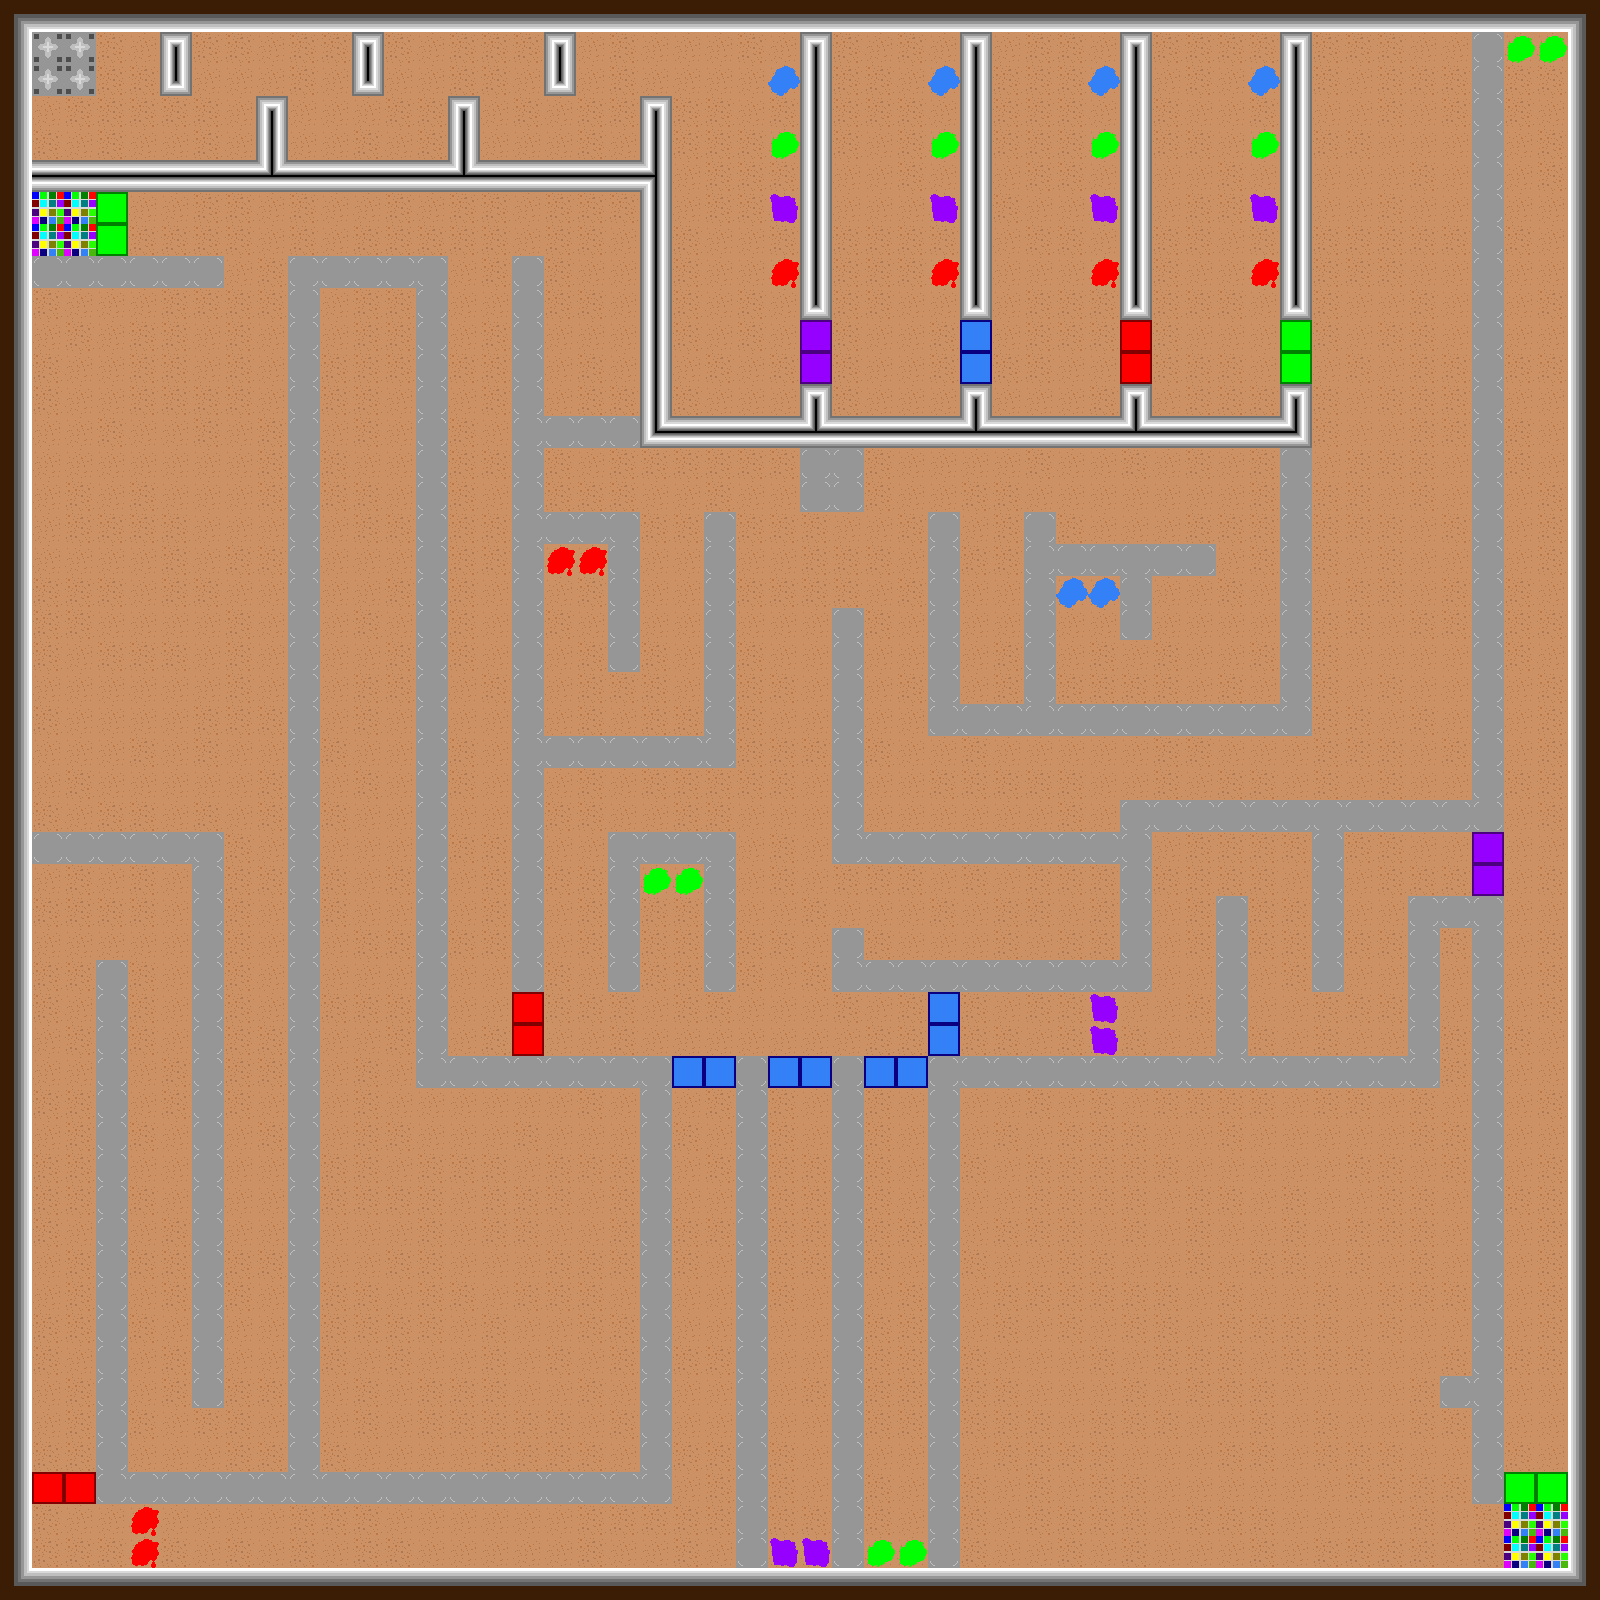

The image is a tile-based game level rendered from a .tmx file. Its description and source (layers, tilesets, objects; grid data summarised) follow:
An orthogonal 50x50 tile map with 32x32 px tiles, 11 tile layers (Floor, Collisions, RedTiles, RedPuddle, ...), 10 tilesets.

<map version="1.5" tiledversion="1.7.2" orientation="orthogonal" renderorder="right-down" width="50" height="50" tilewidth="32" tileheight="32" infinite="0" nextlayerid="16" nextobjectid="33">
 <tileset firstgid="1" name="Tiles" tilewidth="64" tileheight="64" tilecount="1196" columns="46">
  <image source="../tiles.png" width="2944" height="1664" />
 </tileset>
 <tileset firstgid="1197" name="TilesTryTwo" tilewidth="128" tileheight="128" tilecount="299" columns="23">
  <image source="../tiles.png" width="2944" height="1664" />
  <tile id="135" probability="0.25" />
  <tile id="136" probability="0.25" />
  <tile id="137" probability="0.25" />
  <wangsets>
   <wangset name="d" type="corner" tile="-1">
    <wangcolor name="dirt" color="#ff0000" tile="-1" probability="1" />
    <wangcolor name="grass" color="#00ff00" tile="-1" probability="1" />
    <wangcolor name="sand" color="#0000ff" tile="-1" probability="1" />
    <wangcolor name="rock" color="#ff7700" tile="-1" probability="1" />
    <wangtile tileid="0" wangid="0,1,0,2,0,1,0,1" />
    <wangtile tileid="1" wangid="0,1,0,2,0,2,0,1" />
    <wangtile tileid="2" wangid="0,1,0,1,0,2,0,1" />
    <wangtile tileid="3" wangid="0,2,0,1,0,2,0,2" />
    <wangtile tileid="4" wangid="0,2,0,2,0,1,0,2" />
    <wangtile tileid="5" wangid="0,1,0,3,0,1,0,1" />
    <wangtile tileid="6" wangid="0,1,0,3,0,3,0,1" />
    <wangtile tileid="7" wangid="0,1,0,1,0,3,0,1" />
    <wangtile tileid="8" wangid="0,3,0,1,0,3,0,3" />
    <wangtile tileid="9" wangid="0,3,0,3,0,1,0,3" />
    <wangtile tileid="10" wangid="0,1,0,4,0,1,0,1" />
    <wangtile tileid="11" wangid="0,1,0,4,0,4,0,1" />
    <wangtile tileid="12" wangid="0,1,0,1,0,4,0,1" />
    <wangtile tileid="13" wangid="0,4,0,1,0,4,0,4" />
    <wangtile tileid="14" wangid="0,4,0,4,0,1,0,4" />
    <wangtile tileid="23" wangid="0,2,0,2,0,1,0,1" />
    <wangtile tileid="24" wangid="0,2,0,2,0,2,0,2" />
    <wangtile tileid="25" wangid="0,1,0,1,0,2,0,2" />
    <wangtile tileid="26" wangid="0,1,0,2,0,2,0,2" />
    <wangtile tileid="27" wangid="0,2,0,2,0,2,0,1" />
    <wangtile tileid="28" wangid="0,3,0,3,0,1,0,1" />
    <wangtile tileid="29" wangid="0,3,0,3,0,3,0,3" />
    <wangtile tileid="30" wangid="0,1,0,1,0,3,0,3" />
    <wangtile tileid="31" wangid="0,1,0,3,0,3,0,3" />
    <wangtile tileid="32" wangid="0,3,0,3,0,3,0,1" />
    <wangtile tileid="33" wangid="0,4,0,4,0,1,0,1" />
    <wangtile tileid="34" wangid="0,4,0,4,0,4,0,4" />
    <wangtile tileid="35" wangid="0,1,0,1,0,4,0,4" />
    <wangtile tileid="36" wangid="0,1,0,4,0,4,0,4" />
    <wangtile tileid="37" wangid="0,4,0,4,0,4,0,1" />
    <wangtile tileid="46" wangid="0,2,0,1,0,1,0,1" />
    <wangtile tileid="47" wangid="0,2,0,1,0,1,0,2" />
    <wangtile tileid="48" wangid="0,1,0,1,0,1,0,2" />
    <wangtile tileid="51" wangid="0,3,0,1,0,1,0,1" />
    <wangtile tileid="52" wangid="0,3,0,1,0,1,0,3" />
    <wangtile tileid="53" wangid="0,1,0,1,0,1,0,3" />
    <wangtile tileid="56" wangid="0,4,0,1,0,1,0,1" />
    <wangtile tileid="57" wangid="0,4,0,1,0,1,0,4" />
    <wangtile tileid="58" wangid="0,1,0,1,0,1,0,4" />
    <wangtile tileid="60" wangid="0,1,0,1,0,1,0,1" />
    <wangtile tileid="69" wangid="0,2,0,1,0,2,0,2" />
    <wangtile tileid="70" wangid="0,2,0,1,0,1,0,2" />
    <wangtile tileid="71" wangid="0,2,0,2,0,1,0,2" />
    <wangtile tileid="72" wangid="0,1,0,2,0,1,0,1" />
    <wangtile tileid="73" wangid="0,1,0,1,0,2,0,1" />
    <wangtile tileid="74" wangid="0,2,0,0,0,2,0,2" />
    <wangtile tileid="75" wangid="0,2,0,0,0,0,0,2" />
    <wangtile tileid="76" wangid="0,2,0,2,0,0,0,2" />
    <wangtile tileid="77" wangid="0,3,0,2,0,3,0,3" />
    <wangtile tileid="78" wangid="0,3,0,3,0,2,0,3" />
    <wangtile tileid="79" wangid="0,2,0,0,0,2,0,2" />
    <wangtile tileid="80" wangid="0,2,0,0,0,0,0,2" />
    <wangtile tileid="81" wangid="0,2,0,2,0,0,0,2" />
    <wangtile tileid="82" wangid="0,4,0,2,0,4,0,4" />
    <wangtile tileid="83" wangid="0,4,0,4,0,2,0,4" />
    <wangtile tileid="92" wangid="0,1,0,1,0,2,0,2" />
    <wangtile tileid="93" wangid="0,1,0,1,0,1,0,1" />
    <wangtile tileid="94" wangid="0,2,0,2,0,1,0,1" />
    <wangtile tileid="95" wangid="0,2,0,1,0,1,0,1" />
    <wangtile tileid="96" wangid="0,1,0,1,0,1,0,2" />
    <wangtile tileid="97" wangid="0,0,0,0,0,2,0,2" />
    <wangtile tileid="99" wangid="0,2,0,2,0,0,0,0" />
    <wangtile tileid="100" wangid="0,2,0,3,0,3,0,3" />
    <wangtile tileid="101" wangid="0,3,0,3,0,3,0,2" />
    <wangtile tileid="102" wangid="0,0,0,0,0,2,0,2" />
    <wangtile tileid="104" wangid="0,2,0,2,0,0,0,0" />
    <wangtile tileid="105" wangid="0,2,0,4,0,4,0,4" />
    <wangtile tileid="106" wangid="0,4,0,4,0,4,0,2" />
    <wangtile tileid="115" wangid="0,1,0,2,0,2,0,2" />
    <wangtile tileid="116" wangid="0,1,0,2,0,2,0,1" />
    <wangtile tileid="117" wangid="0,2,0,2,0,2,0,1" />
    <wangtile tileid="119" wangid="0,2,0,2,0,2,0,2" />
    <wangtile tileid="120" wangid="0,0,0,2,0,2,0,2" />
    <wangtile tileid="121" wangid="0,0,0,2,0,2,0,0" />
    <wangtile tileid="122" wangid="0,2,0,2,0,2,0,0" />
    <wangtile tileid="124" wangid="0,2,0,2,0,2,0,2" />
    <wangtile tileid="125" wangid="0,0,0,2,0,2,0,2" />
    <wangtile tileid="126" wangid="0,0,0,2,0,2,0,0" />
    <wangtile tileid="127" wangid="0,2,0,2,0,2,0,0" />
    <wangtile tileid="129" wangid="0,2,0,2,0,2,0,2" />
    <wangtile tileid="138" wangid="0,3,0,2,0,3,0,3" />
    <wangtile tileid="139" wangid="0,3,0,2,0,2,0,3" />
    <wangtile tileid="140" wangid="0,3,0,3,0,2,0,3" />
    <wangtile tileid="141" wangid="0,2,0,3,0,2,0,2" />
    <wangtile tileid="142" wangid="0,2,0,2,0,3,0,2" />
    <wangtile tileid="143" wangid="0,3,0,1,0,3,0,3" />
    <wangtile tileid="144" wangid="0,3,0,1,0,1,0,3" />
    <wangtile tileid="145" wangid="0,3,0,3,0,1,0,3" />
    <wangtile tileid="146" wangid="0,1,0,0,0,1,0,1" />
    <wangtile tileid="147" wangid="0,1,0,1,0,0,0,1" />
    <wangtile tileid="148" wangid="0,3,0,4,0,3,0,3" />
    <wangtile tileid="149" wangid="0,3,0,4,0,4,0,3" />
    <wangtile tileid="150" wangid="0,3,0,3,0,4,0,3" />
    <wangtile tileid="151" wangid="0,4,0,3,0,4,0,4" />
    <wangtile tileid="152" wangid="0,4,0,4,0,3,0,4" />
    <wangtile tileid="161" wangid="0,2,0,2,0,3,0,3" />
    <wangtile tileid="162" wangid="0,2,0,2,0,2,0,2" />
    <wangtile tileid="163" wangid="0,3,0,3,0,2,0,2" />
    <wangtile tileid="164" wangid="0,3,0,2,0,2,0,2" />
    <wangtile tileid="165" wangid="0,2,0,2,0,2,0,3" />
    <wangtile tileid="166" wangid="0,1,0,1,0,3,0,3" />
    <wangtile tileid="167" wangid="0,1,0,1,0,1,0,1" />
    <wangtile tileid="168" wangid="0,3,0,3,0,1,0,1" />
    <wangtile tileid="169" wangid="0,0,0,1,0,1,0,1" />
    <wangtile tileid="170" wangid="0,1,0,1,0,1,0,0" />
    <wangtile tileid="171" wangid="0,4,0,4,0,3,0,3" />
    <wangtile tileid="172" wangid="0,4,0,4,0,4,0,4" />
    <wangtile tileid="173" wangid="0,3,0,3,0,4,0,4" />
    <wangtile tileid="174" wangid="0,3,0,4,0,4,0,4" />
    <wangtile tileid="175" wangid="0,4,0,4,0,4,0,3" />
    <wangtile tileid="184" wangid="0,2,0,3,0,3,0,3" />
    <wangtile tileid="185" wangid="0,2,0,3,0,3,0,2" />
    <wangtile tileid="186" wangid="0,3,0,3,0,3,0,2" />
    <wangtile tileid="188" wangid="0,3,0,3,0,3,0,3" />
    <wangtile tileid="189" wangid="0,1,0,3,0,3,0,3" />
    <wangtile tileid="190" wangid="0,1,0,3,0,3,0,1" />
    <wangtile tileid="191" wangid="0,3,0,3,0,3,0,1" />
    <wangtile tileid="193" wangid="0,3,0,3,0,3,0,3" />
    <wangtile tileid="194" wangid="0,4,0,3,0,3,0,3" />
    <wangtile tileid="195" wangid="0,4,0,3,0,3,0,4" />
    <wangtile tileid="196" wangid="0,3,0,3,0,3,0,4" />
    <wangtile tileid="198" wangid="0,3,0,3,0,3,0,3" />
    <wangtile tileid="207" wangid="0,4,0,2,0,4,0,4" />
    <wangtile tileid="208" wangid="0,4,0,2,0,2,0,4" />
    <wangtile tileid="209" wangid="0,4,0,4,0,2,0,4" />
    <wangtile tileid="210" wangid="0,2,0,4,0,2,0,2" />
    <wangtile tileid="211" wangid="0,2,0,2,0,4,0,2" />
    <wangtile tileid="212" wangid="0,4,0,1,0,4,0,4" />
    <wangtile tileid="213" wangid="0,4,0,1,0,1,0,4" />
    <wangtile tileid="214" wangid="0,4,0,4,0,1,0,4" />
    <wangtile tileid="215" wangid="0,1,0,4,0,1,0,1" />
    <wangtile tileid="216" wangid="0,1,0,1,0,4,0,1" />
    <wangtile tileid="217" wangid="0,4,0,3,0,4,0,4" />
    <wangtile tileid="218" wangid="0,4,0,3,0,3,0,4" />
    <wangtile tileid="219" wangid="0,4,0,4,0,3,0,4" />
    <wangtile tileid="220" wangid="0,3,0,4,0,3,0,3" />
    <wangtile tileid="221" wangid="0,3,0,3,0,4,0,3" />
    <wangtile tileid="230" wangid="0,2,0,2,0,4,0,4" />
    <wangtile tileid="231" wangid="0,2,0,2,0,2,0,2" />
    <wangtile tileid="232" wangid="0,4,0,4,0,2,0,2" />
    <wangtile tileid="233" wangid="0,4,0,2,0,2,0,2" />
    <wangtile tileid="234" wangid="0,2,0,2,0,2,0,4" />
    <wangtile tileid="235" wangid="0,1,0,1,0,4,0,4" />
    <wangtile tileid="236" wangid="0,1,0,1,0,1,0,1" />
    <wangtile tileid="237" wangid="0,4,0,4,0,1,0,1" />
    <wangtile tileid="238" wangid="0,4,0,1,0,1,0,1" />
    <wangtile tileid="239" wangid="0,1,0,1,0,1,0,4" />
    <wangtile tileid="240" wangid="0,3,0,3,0,4,0,4" />
    <wangtile tileid="241" wangid="0,3,0,3,0,3,0,3" />
    <wangtile tileid="242" wangid="0,4,0,4,0,3,0,3" />
    <wangtile tileid="243" wangid="0,4,0,3,0,3,0,3" />
    <wangtile tileid="244" wangid="0,3,0,3,0,3,0,4" />
    <wangtile tileid="253" wangid="0,2,0,4,0,4,0,4" />
    <wangtile tileid="254" wangid="0,2,0,4,0,4,0,2" />
    <wangtile tileid="255" wangid="0,4,0,4,0,4,0,2" />
    <wangtile tileid="257" wangid="0,4,0,4,0,4,0,4" />
    <wangtile tileid="258" wangid="0,1,0,4,0,4,0,4" />
    <wangtile tileid="259" wangid="0,1,0,4,0,4,0,1" />
    <wangtile tileid="260" wangid="0,4,0,4,0,4,0,1" />
    <wangtile tileid="262" wangid="0,4,0,4,0,4,0,4" />
    <wangtile tileid="263" wangid="0,3,0,4,0,4,0,4" />
    <wangtile tileid="264" wangid="0,3,0,4,0,4,0,3" />
    <wangtile tileid="265" wangid="0,4,0,4,0,4,0,3" />
    <wangtile tileid="267" wangid="0,4,0,4,0,4,0,4" />
   </wangset>
   <wangset name="test" type="mixed" tile="-1">
    <wangcolor name="" color="#ff0000" tile="-1" probability="1" />
    <wangcolor name="" color="#00ff00" tile="-1" probability="1" />
   </wangset>
  </wangsets>
 </tileset>
 <tileset firstgid="1496" source="Objects.tsx" />
 <tileset firstgid="1504" source="terrain_edges.tsx" />
 <tileset firstgid="1524" source="Tile_corner.tsx" />
 <tileset firstgid="1588" source="TinyTiles.tsx" />
 <tileset firstgid="2612" source="../Tilesets/collor changers (1).tsx" />
 <tileset firstgid="2624" source="My Tileset.tsx" />
 <tileset firstgid="2660" source="Tileset1.0.tsx" />
 <tileset firstgid="2696" source="collor changers (2).tsx" />
 <layer id="5" name="Floor" width="50" height="50">
  <data>[2500 cells, 2499 non-empty, 3 distinct tile ids]</data>
 </layer>
 <layer id="6" name="Collisions" width="50" height="50">
  <data>[2500 cells, 709 non-empty, 17 distinct tile ids]</data>
 </layer>
 <layer id="11" name="RedTiles" width="50" height="50">
  <data>[2500 cells, 6 non-empty, 1 distinct tile ids]</data>
 </layer>
 <layer id="13" name="RedPuddle" width="50" height="50">
  <data>[2500 cells, 8 non-empty, 1 distinct tile ids]</data>
 </layer>
 <layer id="12" name="PurpleTiles" width="50" height="50">
  <data>[2500 cells, 4 non-empty, 1 distinct tile ids]</data>
 </layer>
 <layer id="14" name="PurplePuddle" width="50" height="50">
  <data>[2500 cells, 8 non-empty, 1 distinct tile ids]</data>
 </layer>
 <layer id="9" name="GreenTiles" width="50" height="50">
  <data>[2500 cells, 6 non-empty, 1 distinct tile ids]</data>
 </layer>
 <layer id="10" name="GreenPuddle" width="50" height="50">
  <data>[2500 cells, 8 non-empty, 2 distinct tile ids]</data>
 </layer>
 <layer id="7" name="BlueTiles" width="50" height="50">
  <data>[2500 cells, 12 non-empty, 2 distinct tile ids]</data>
 </layer>
 <layer id="8" name="BluePuddle" width="50" height="50">
  <data>[2500 cells, 6 non-empty, 1 distinct tile ids]</data>
 </layer>
 <objectgroup id="3" name="Object Layer 1" />
 <layer id="15" name="WinTiles" width="50" height="50">
  <data>[2500 cells, 11 non-empty, 2 distinct tile ids]</data>
 </layer>
</map>
